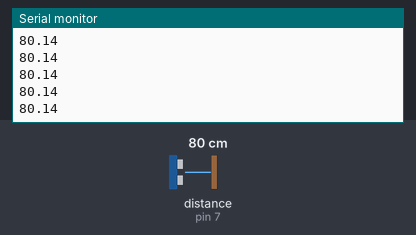
This sketch was run on a simulated Arduino Uno, built with avr-gcc and run on an emulated ATmega328P. Shown: the last lines printed to the serial monitor. The inputs (shaded band) are chosen by the test bench; at power-on: distance to the obstacle (sensor on pin 7) 80 cm. The echo pulse lasts 58.3 µs per cm.

Above: at 1.2 s.
1.3 s: distance to the obstacle (sensor on pin 7) set to 2 cm
At 2.2 s:
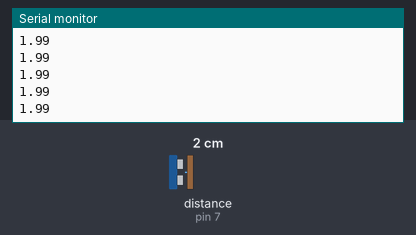
2.8 s: distance to the obstacle (sensor on pin 7) set to 4 cm
At 3.9 s:
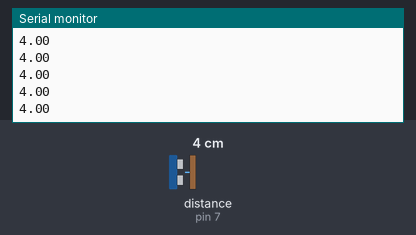
Timing chart, 0 to 5.8 s (numbered marks = the images above; inputs shaded):
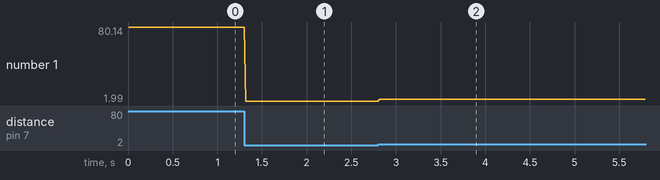

Measured:
- after the input at 1.3 s, the serial monitor: prints a new line at once (image 1)
- after the input at 2.8 s, the serial monitor: prints a new line at once (image 2)
- plotted number 1: 80.14 → 1.99 after the input at 1.3 s, 1.99 → 4 after the input at 2.8 s

The sketch:

sonar_muestras.ino
```cpp
#include <NewPing.h>

#define TRIGGER_PIN  6
#define ECHO_PIN     7
#define MAX_DISTANCE 100

NewPing sonar(TRIGGER_PIN, ECHO_PIN, MAX_DISTANCE);

void setup() {
  Serial.begin(115200);
}

void loop() {
  unsigned long contador_inicial = micros();

  // Medir distancia (en cm)
  float distancia = sonar.ping() / (2.0 * 29.1); // constante ajustada para mejor precisión

  Serial.println(distancia);  // <-- Solo esto imprime la distancia, ideal para graficar

  // Esperar hasta completar 20 ms por ciclo (50 Hz)
  unsigned long tiempo_de_Tareas = micros() - contador_inicial;
  delay((20000 - tiempo_de_Tareas) / 1000);
  delayMicroseconds(20000 - tiempo_de_Tareas % 1000);
}
```
